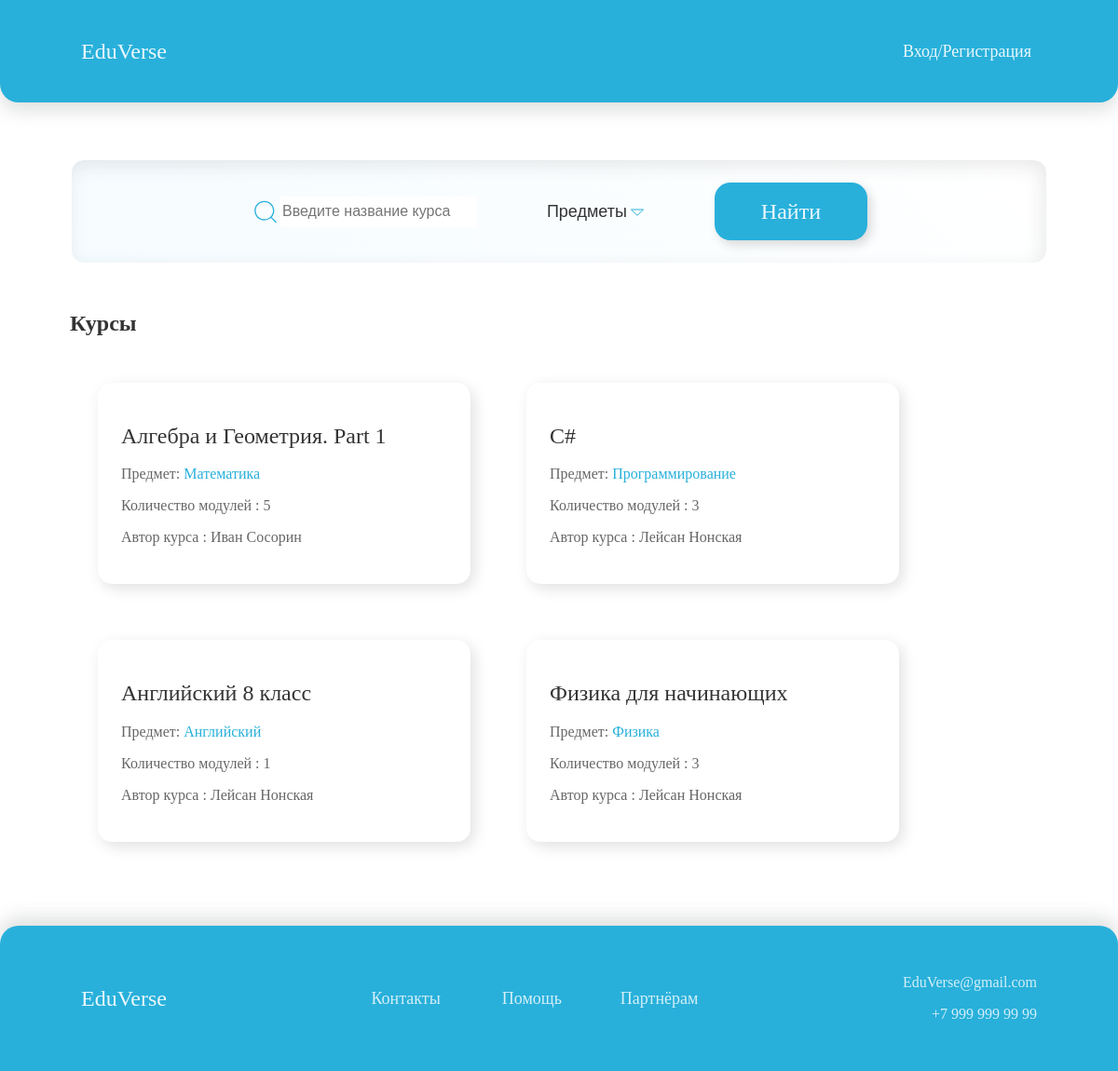
The page / on the database its author committed.
### courses/models.py (models this page shows, shortened)
class Course(models.Model):
    owner = models.ForeignKey(User,
                              related_name='courses_created',
                              on_delete=models.CASCADE)
    subject = models.ForeignKey(Subject,
                                related_name='courses',
                                on_delete=models.CASCADE)
    title = models.CharField(max_length=200)
    slug = models.SlugField(max_length=200, unique=True)
    overview = models.TextField()
    created = models.DateTimeField(auto_now_add=True)
    students = models.ManyToManyField(User,
                                      related_name='courses_joined',
                                      blank=True)
    class Meta:
        ordering = ['-created']

class Subject(models.Model):
    title = models.CharField(max_length=200)
    slug = models.SlugField(max_length=200, unique=True)
    class Meta:
        ordering = ['title']
    def __str__(self):
        return self.title

### courses/views.py (the view)
# urls.py: path('', CourseListView.as_view(), name='course_list'),
class CourseListView(TemplateResponseMixin, View):
    model = Course
    template_name = 'courses/course/list.html'
    def get(self, request, subject=None):
        subjects = Subject.objects.annotate(
            total_courses=Count('courses'))
        courses = Course.objects.annotate(
            total_modules=Count('modules'))
        search_query = request.GET.get('search')
        if subject:
            subject = get_object_or_404(Subject, slug=subject)
            courses = courses.filter(subject=subject)
        if search_query:
            courses = courses.filter(title__icontains=search_query)
        return self.render_to_response({'subjects': subjects,
                                        'subject': subject,
                                        'courses': courses})

### courses/templates/courses/course/list.html (shortened to what this page needs)
{% extends "base.html" %}
{% block content %}
<div class="search_div">
<form class="search_form" action='{% url "course_list"%}' method="GET">
    <div
    style="
    display: flex;
    flex-wrap: inherit;
    --bs-gutter-y: 0;
">
        <img src="../../../static/img/circum_search.svg">
    <input style="font-size: 16px;" class="search_input_field" type="search" placeholder="Введите название курса" name="search" style="width:165px;">
    </div>
    <div class="dropdown">
    <button style="
    color: rgba(0,0,0,0.8);
     margin-left: 35px;
     margin-right: 35px;
    display: flex;
    font-size: 18px;
    flex-wrap: inherit;
    --bs-gutter-y: 0;
"
        class="dropbtn">Предметы<img style="margin-top:7px; margin-left: 3px;" src="../../../static/img/Polygon.svg"></button>
</div>
    <button  class="standart_btn" type="submit">Найти</button>
</form>
    </div>
    <div class="main_courses_div">
        <h2 style="color: rgba(0,0,0,0.8);">
            {% if subject %}
             Курсы по предемету:  {{ subject.title }}
            {% else %}
              Курсы
            {% endif %}
        </h2>
  <div class="all_courses">
    {% for course in courses %}
      {% with subject=course.subject %}
    <div class="course">
        <h3>
          <a style="margin-bottom: 15px;"class="course_card_title" href='{% url "course:course_detail" course.slug %}'>
            {{ course.title }}
          </a>
        </h3>
        <p class="course_text">
          Предмет:
          <a class="course_card_link" href='{% url "course:course_list_subject" subject.slug %}'>{{ subject }}</a>
        </p>
        <p class="course_text">Количество модулей : {{ course.total_modules }}</p>
        <p class="course_text">Автор курса : {{ course.owner.get_full_name }}</p>
    </div>
      {% endwith %}
    {% endfor %}
  </div>
    </div>
{% endblock %}

### courses/static/base.css (style rules this page uses)
html { height: 100%; overflow-x: hidden; }
body { height: 100%; margin: 0; font-family: Gilroy-Medium; font-weight: 500; }
a { text-decoration: none; }
.main_courses_div { margin-top: 50px; margin-left: 75px; }
.all_courses { flex: 2 1 auto; flex-wrap: wrap; flex-flow: row wrap; display:flex; max-width: 100%; margin-bottom: 60px; }
.course { border-radius: 15px; background: #FFF; box-shadow: 4px 5px 16px 0px rgba(0, 0, 0, 0.12); padding: 25px; display: block; margin: 30px; width: 350px; }
.course_text { color: rgba(0, 0, 0, 0.60); font-family: Gilroy; font-size: 16px; font-style: normal; font-weight: 500; line-height: normal; }
.course_card_link { color: #28B0DB; font-size: 16px; font-weight: 500; }
.course_card_title { color: rgba(0, 0, 0, 0.80); font-size: 24px; font-weight: 500; }
.search_div { margin-right: 75px; margin-left: 75px; display: flex; justify-content: space-between; padding-left: 15%; padding-right: 15%; margin-top: 60px; border-radius: 15px; border: 2px solid #FFF; background: var(--inner-search, linear-gradient(53deg, #F5FCFF 0%, rgba(242, 249, 252, 0.00) 100%, #F2F9FC 100%)); box-shadow: -4px 6px 20px 0px rgba(38, 42, 44, 0.10) inset; height: 110px; }
.standart_btn { border: 0; border-radius: 17px; background: #28B0DB; height: 62px; box-shadow: 4px 5px 12px 0px rgba(0, 0, 0, 0.15); color: rgba(255, 255, 255, 0.90); font-family: Gilroy; font-size: 24px; font-style: normal; font-weight: 500; line-height: normal; display: inline-flex; padding: 17px 50px; justify-content: center; align-items: center; gap: 10px; transition: all 0.3s ease 0s; }
.search_form { display: flex; flex-wrap: inherit; align-items: center; justify-content: space-between; --bs-gutter-x: 1.5rem; --bs-gutter-y: 0; width: 100%; padding-right: calc(var(--bs-gutter-x) * .5); padding-left: calc(var(--bs-gutter-x) * .5); margin-right: auto; margin-left: auto; }
.search_input_field { border: 0; }
.dropbtn { background-color: rgba(0,0,0,0); color: white; padding: 16px; font-size: 16px; border: none; transition: all 0.3s ease 0s; }
.dropdown { position: relative; display: inline-block; transition: all 0.3s ease 0s; }

### rows shown on the page
Course: title "Алгебра и Геометрия. Part 1", subject "Математика", total_modules "5", owner.get_full_name "Иван Сосорин"
Course: title "C#", subject "Программирование", total_modules "3", owner.get_full_name "Лейсан Нонская"
Course: title "Английский 8 класс", subject "Английский", total_modules "1", owner.get_full_name "Лейсан Нонская"
Course: title "Физика для начинающих", subject "Физика", total_modules "3", owner.get_full_name "Лейсан Нонская"
